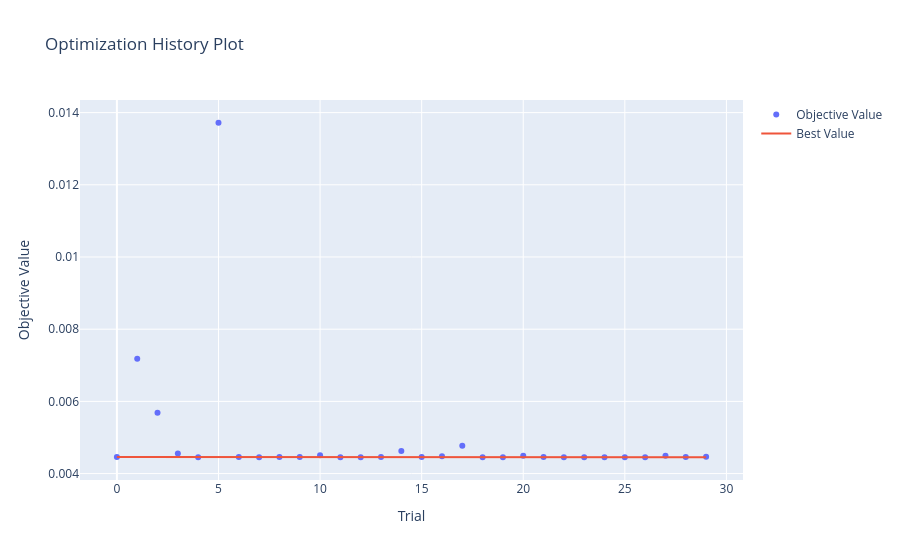
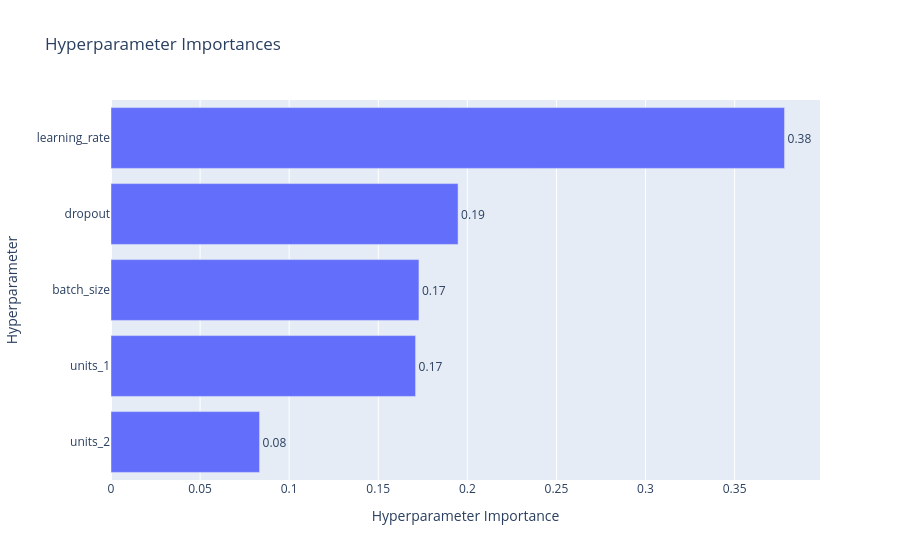
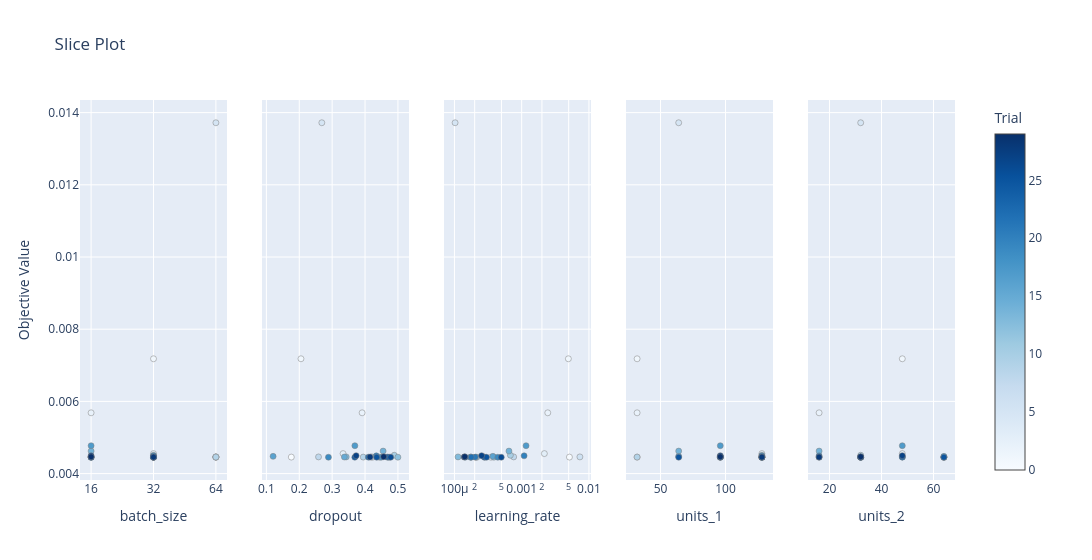

Notebook code for these charts, in order:
### Code cell
exibir_graficos_optuna(study)

### Figure 1 — Plotly figure (JSON) as saved in the notebook; plotly's stock layout.template omitted (floating-point values rounded to 4 significant figures)
{"data": [{"mode": "markers", "name": "Objective Value", "type": "scatter", "x": [0, 1, 2, 3, 4, 5, 6, 7, 8, 9, 10, 11, 12, 13, 14, 15, 16, 17, 18, 19, 20, 21, 22, 23, 24, 25, 26, 27, 28, 29], "y": [0.004457, 0.00718, 0.005684, 0.004554, 0.004453, 0.01372, 0.004462, 0.004454, 0.004462, 0.004457, 0.004508, 0.004453, 0.004454, 0.004462, 0.004623, 0.004459, 0.004477, 0.004772, 0.004453, 0.004454, 0.004492, 0.004456, 0.004456, 0.004456, 0.004454, 0.004453, 0.004454, 0.004497, 0.004457, 0.004467]}, {"mode": "lines", "name": "Best Value", "type": "scatter", "x": [0, 1, 2, 3, 4, 5, 6, 7, 8, 9, 10, 11, 12, 13, 14, 15, 16, 17, 18, 19, 20, 21, 22, 23, 24, 25, 26, 27, 28, 29], "y": [0.004457, 0.004457, 0.004457, 0.004457, 0.004453, 0.004453, 0.004453, 0.004453, 0.004453, 0.004453, 0.004453, 0.004453, 0.004453, 0.004453, 0.004453, 0.004453, 0.004453, 0.004453, 0.004453, 0.004453, 0.004453, 0.004453, 0.004453, 0.004453, 0.004453, 0.004453, 0.004453, 0.004453, 0.004453, 0.004453]}, {"marker": {"color": "#cccccc"}, "mode": "markers", "name": "Infeasible Trial", "showlegend": false, "type": "scatter", "x": [], "y": []}], "layout": {"title": {"text": "Optimization History Plot"}, "xaxis": {"title": {"text": "Trial"}}, "yaxis": {"title": {"text": "Objective Value"}}}}

### Figure 2 — Plotly figure (JSON) as saved in the notebook; plotly's stock layout.template omitted (floating-point values rounded to 4 significant figures)
{"data": [{"cliponaxis": false, "hovertemplate": ["units_2 (IntDistribution): 0.08338262445516097<extra></extra>", "units_1 (IntDistribution): 0.17094854355106912<extra></extra>", "batch_size (CategoricalDistribution): 0.17283855635310516<extra></extra>", "dropout (FloatDistribution): 0.1947988299423407<extra></extra>", "learning_rate (FloatDistribution): 0.3780314456983239<extra></extra>"], "name": "Objective Value", "orientation": "h", "text": ["0.08", "0.17", "0.17", "0.19", "0.38"], "textposition": "outside", "type": "bar", "x": [0.08338, 0.1709, 0.1728, 0.1948, 0.378], "y": ["units_2", "units_1", "batch_size", "dropout", "learning_rate"]}], "layout": {"title": {"text": "Hyperparameter Importances"}, "xaxis": {"title": {"text": "Hyperparameter Importance"}}, "yaxis": {"title": {"text": "Hyperparameter"}}}}

### Figure 3 — Plotly figure (JSON) as saved in the notebook; plotly's stock layout.template omitted (floating-point values rounded to 4 significant figures)
{"data": [{"marker": {"color": [2, 11, 12, 13, 14, 17, 22, 25, 27, 29, 1, 3, 4, 10, 15, 16, 18, 19, 20, 21, 23, 24, 26, 28, 0, 5, 6, 7, 8, 9], "colorbar": {"title": {"text": "Trial"}, "x": 1, "xpad": 40}, "colorscale": [[0, "rgb(247,251,255)"], [0.125, "rgb(222,235,247)"], [0.25, "rgb(198,219,239)"], [0.375, "rgb(158,202,225)"], [0.5, "rgb(107,174,214)"], [0.625, "rgb(66,146,198)"], [0.75, "rgb(33,113,181)"], [0.875, "rgb(8,81,156)"], [1, "rgb(8,48,107)"]], "line": {"color": "Grey", "width": 0.5}, "showscale": true}, "mode": "markers", "name": "Feasible Trial", "showlegend": false, "type": "scatter", "x": ["16", "16", "16", "16", "16", "16", "16", "16", "16", "16", "32", "32", "32", "32", "32", "32", "32", "32", "32", "32", "32", "32", "32", "32", "64", "64", "64", "64", "64", "64"], "xaxis": "x", "y": [0.005684, 0.004453, 0.004454, 0.004462, 0.004623, 0.004772, 0.004456, 0.004453, 0.004497, 0.004467, 0.00718, 0.004554, 0.004453, 0.004508, 0.004459, 0.004477, 0.004453, 0.004454, 0.004492, 0.004456, 0.004456, 0.004454, 0.004454, 0.004457, 0.004457, 0.01372, 0.004462, 0.004454, 0.004462, 0.004457], "yaxis": "y"}, {"marker": {"color": [0, 1, 2, 3, 4, 5, 6, 7, 8, 9, 10, 11, 12, 13, 14, 15, 16, 17, 18, 19, 20, 21, 22, 23, 24, 25, 26, 27, 28, 29], "colorbar": {"title": {"text": "Trial"}, "x": 1, "xpad": 40}, "colorscale": [[0, "rgb(247,251,255)"], [0.125, "rgb(222,235,247)"], [0.25, "rgb(198,219,239)"], [0.375, "rgb(158,202,225)"], [0.5, "rgb(107,174,214)"], [0.625, "rgb(66,146,198)"], [0.75, "rgb(33,113,181)"], [0.875, "rgb(8,81,156)"], [1, "rgb(8,48,107)"]], "line": {"color": "Grey", "width": 0.5}, "showscale": false}, "mode": "markers", "name": "Feasible Trial", "showlegend": false, "type": "scatter", "x": [0.1759, 0.2052, 0.3911, 0.3332, 0.4227, 0.2686, 0.4189, 0.4437, 0.2586, 0.3945, 0.4889, 0.4741, 0.4999, 0.3428, 0.455, 0.3373, 0.1205, 0.3691, 0.449, 0.2887, 0.4342, 0.4672, 0.4104, 0.4699, 0.3689, 0.4354, 0.478, 0.3729, 0.4152, 0.4567], "xaxis": "x2", "y": [0.004457, 0.00718, 0.005684, 0.004554, 0.004453, 0.01372, 0.004462, 0.004454, 0.004462, 0.004457, 0.004508, 0.004453, 0.004454, 0.004462, 0.004623, 0.004459, 0.004477, 0.004772, 0.004453, 0.004454, 0.004492, 0.004456, 0.004456, 0.004456, 0.004454, 0.004453, 0.004454, 0.004497, 0.004457, 0.004467], "yaxis": "y2"}, {"marker": {"color": [0, 1, 2, 3, 4, 5, 6, 7, 8, 9, 10, 11, 12, 13, 14, 15, 16, 17, 18, 19, 20, 21, 22, 23, 24, 25, 26, 27, 28, 29], "colorbar": {"title": {"text": "Trial"}, "x": 1, "xpad": 40}, "colorscale": [[0, "rgb(247,251,255)"], [0.125, "rgb(222,235,247)"], [0.25, "rgb(198,219,239)"], [0.375, "rgb(158,202,225)"], [0.5, "rgb(107,174,214)"], [0.625, "rgb(66,146,198)"], [0.75, "rgb(33,113,181)"], [0.875, "rgb(8,81,156)"], [1, "rgb(8,48,107)"]], "line": {"color": "Grey", "width": 0.5}, "showscale": false}, "mode": "markers", "name": "Feasible Trial", "showlegend": false, "type": "scatter", "x": [0.005129, 0.004946, 0.002443, 0.002173, 0.000349, 0.0001023, 0.007341, 0.0002156, 0.0007608, 0.0002824, 0.0006794, 0.0002084, 0.0003863, 0.0001131, 0.0006466, 0.0001751, 0.0003725, 0.001161, 0.0001733, 0.0004419, 0.001086, 0.0002035, 0.000178, 0.0001446, 0.0002783, 0.0003, 0.0004972, 0.0002534, 0.0001397, 0.0001423], "xaxis": "x3", "y": [0.004457, 0.00718, 0.005684, 0.004554, 0.004453, 0.01372, 0.004462, 0.004454, 0.004462, 0.004457, 0.004508, 0.004453, 0.004454, 0.004462, 0.004623, 0.004459, 0.004477, 0.004772, 0.004453, 0.004454, 0.004492, 0.004456, 0.004456, 0.004456, 0.004454, 0.004453, 0.004454, 0.004497, 0.004457, 0.004467], "yaxis": "y3"}, {"marker": {"color": [0, 1, 2, 3, 4, 5, 6, 7, 8, 9, 10, 11, 12, 13, 14, 15, 16, 17, 18, 19, 20, 21, 22, 23, 24, 25, 26, 27, 28, 29], "colorbar": {"title": {"text": "Trial"}, "x": 1, "xpad": 40}, "colorscale": [[0, "rgb(247,251,255)"], [0.125, "rgb(222,235,247)"], [0.25, "rgb(198,219,239)"], [0.375, "rgb(158,202,225)"], [0.5, "rgb(107,174,214)"], [0.625, "rgb(66,146,198)"], [0.75, "rgb(33,113,181)"], [0.875, "rgb(8,81,156)"], [1, "rgb(8,48,107)"]], "line": {"color": "Grey", "width": 0.5}, "showscale": false}, "mode": "markers", "name": "Feasible Trial", "showlegend": false, "type": "scatter", "x": [32, 32, 32, 128, 128, 64, 96, 96, 96, 32, 128, 96, 128, 96, 64, 128, 64, 96, 128, 128, 128, 96, 128, 128, 96, 64, 128, 96, 128, 96], "xaxis": "x4", "y": [0.004457, 0.00718, 0.005684, 0.004554, 0.004453, 0.01372, 0.004462, 0.004454, 0.004462, 0.004457, 0.004508, 0.004453, 0.004454, 0.004462, 0.004623, 0.004459, 0.004477, 0.004772, 0.004453, 0.004454, 0.004492, 0.004456, 0.004456, 0.004456, 0.004454, 0.004453, 0.004454, 0.004497, 0.004457, 0.004467], "yaxis": "y4"}, {"marker": {"color": [0, 1, 2, 3, 4, 5, 6, 7, 8, 9, 10, 11, 12, 13, 14, 15, 16, 17, 18, 19, 20, 21, 22, 23, 24, 25, 26, 27, 28, 29], "colorbar": {"title": {"text": "Trial"}, "x": 1, "xpad": 40}, "colorscale": [[0, "rgb(247,251,255)"], [0.125, "rgb(222,235,247)"], [0.25, "rgb(198,219,239)"], [0.375, "rgb(158,202,225)"], [0.5, "rgb(107,174,214)"], [0.625, "rgb(66,146,198)"], [0.75, "rgb(33,113,181)"], [0.875, "rgb(8,81,156)"], [1, "rgb(8,48,107)"]], "line": {"color": "Grey", "width": 0.5}, "showscale": false}, "mode": "markers", "name": "Feasible Trial", "showlegend": false, "type": "scatter", "x": [32, 48, 16, 48, 32, 32, 48, 64, 16, 64, 32, 64, 64, 48, 16, 32, 64, 48, 32, 32, 16, 32, 48, 32, 16, 64, 32, 48, 16, 32], "xaxis": "x5", "y": [0.004457, 0.00718, 0.005684, 0.004554, 0.004453, 0.01372, 0.004462, 0.004454, 0.004462, 0.004457, 0.004508, 0.004453, 0.004454, 0.004462, 0.004623, 0.004459, 0.004477, 0.004772, 0.004453, 0.004454, 0.004492, 0.004456, 0.004456, 0.004456, 0.004454, 0.004453, 0.004454, 0.004497, 0.004457, 0.004467], "yaxis": "y5"}], "layout": {"title": {"text": "Slice Plot"}, "width": 1500, "xaxis": {"anchor": "y", "categoryarray": ["16", "32", "64"], "categoryorder": "array", "domain": [0, 0.168], "title": {"text": "batch_size"}, "type": "category"}, "xaxis2": {"anchor": "y2", "domain": [0.208, 0.376], "title": {"text": "dropout"}}, "xaxis3": {"anchor": "y3", "domain": [0.416, 0.584], "title": {"text": "learning_rate"}, "type": "log"}, "xaxis4": {"anchor": "y4", "domain": [0.624, 0.792], "title": {"text": "units_1"}}, "xaxis5": {"anchor": "y5", "domain": [0.832, 1], "title": {"text": "units_2"}}, "yaxis": {"anchor": "x", "domain": [0, 1], "title": {"text": "Objective Value"}}, "yaxis2": {"anchor": "x2", "domain": [0, 1], "matches": "y", "showticklabels": false}, "yaxis3": {"anchor": "x3", "domain": [0, 1], "matches": "y", "showticklabels": false}, "yaxis4": {"anchor": "x4", "domain": [0, 1], "matches": "y", "showticklabels": false}, "yaxis5": {"anchor": "x5", "domain": [0, 1], "matches": "y", "showticklabels": false}}}
